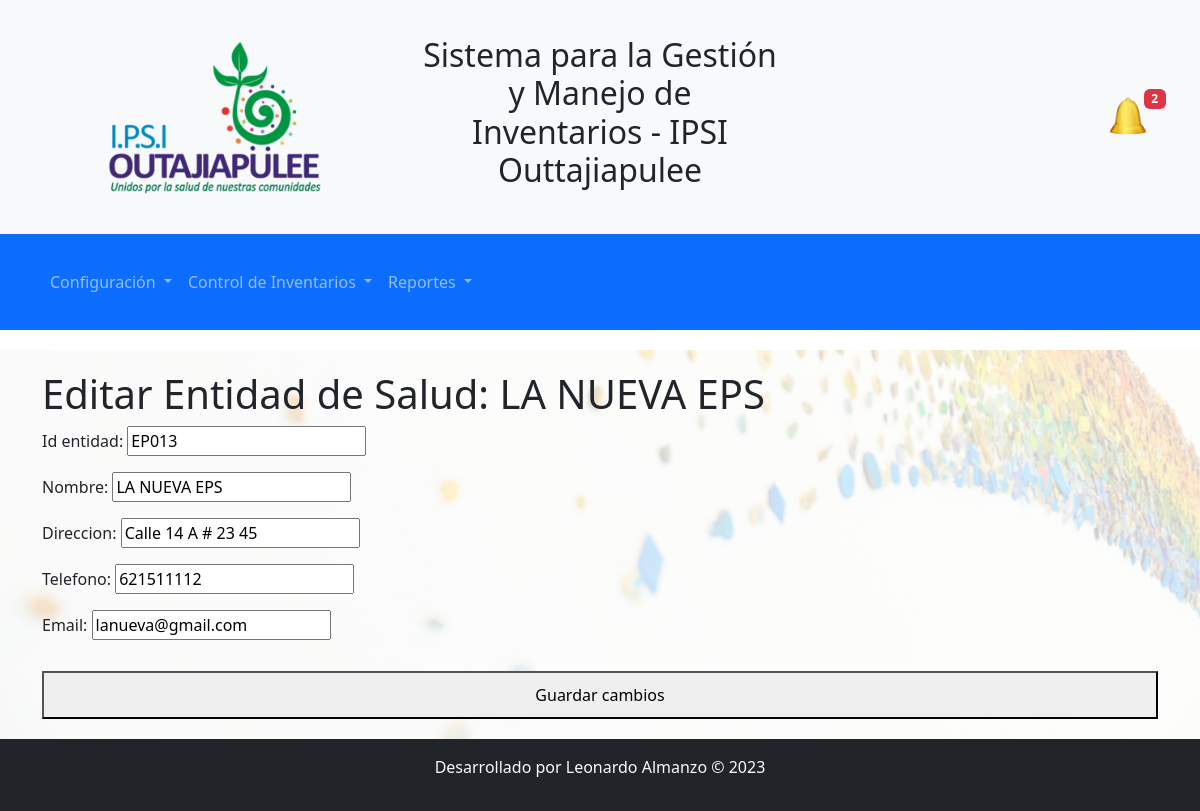
Page /accounts/editar_entidad_salud/EP013/ on the committed database.
### control_inventarios/models.py (models this page shows, shortened)
class EntidadSalud(models.Model):
    id_entidad = models.CharField(primary_key=True, max_length=13, unique=True)
    nombre = models.CharField(max_length=100)
    direccion = models.CharField(max_length=255)
    telefono = models.CharField(max_length=15)
    email = models.EmailField(max_length=100, blank=True, null=True)

### control_inventarios/views.py (the view)
# urls.py: path('editar_entidad_salud/<str:id_entidad>/', editar_entidad_salud, name='editar_entidad_salud'),
def editar_entidad_salud(request, id_entidad):
    print(f'id_entidad: {id_entidad}')  # Imprime el valor de id_entidad para verificar
    if not id_entidad:
        return HttpResponse("ID de entidad no válida")
    entidad_salud = get_object_or_404(EntidadSalud, id_entidad=id_entidad)
    form = EntidadSaludForm(instance=entidad_salud)
    return render(request, 'editar_entidad_salud.html', {'form': form, 'entidad_salud': entidad_salud})

### control_inventarios/forms.py
class EntidadSaludForm(forms.ModelForm):
    class Meta:
        model = EntidadSalud
        fields = '__all__'

### control_inventarios/templates/editar_entidad_salud.html (shortened to what this page needs)
{% extends 'base.html' %}
{% block content %}
<h1>Editar Entidad de Salud: {{ entidad_salud.nombre }}</h1>
<form method="post" action="{% url 'editar_entidad_salud' id_entidad=entidad_salud.id_entidad %}">
    {{ form.as_p }}
    <button type="submit">Guardar cambios</button>
</form>
{% endblock %}

### static/css/styles.css (style rules this page uses)
body { font-family: 'Roboto', sans-serif; background-color: #f8f9fa; }
form button { width: 100%; padding: 10px; margin-top: 15px; }

### rows in the picture
EntidadSalud: nombre "LA NUEVA EPS", id_entidad "EP013", direccion "Calle 14 A # 23 45", telefono "621511112", email "lanueva@gmail.com"
